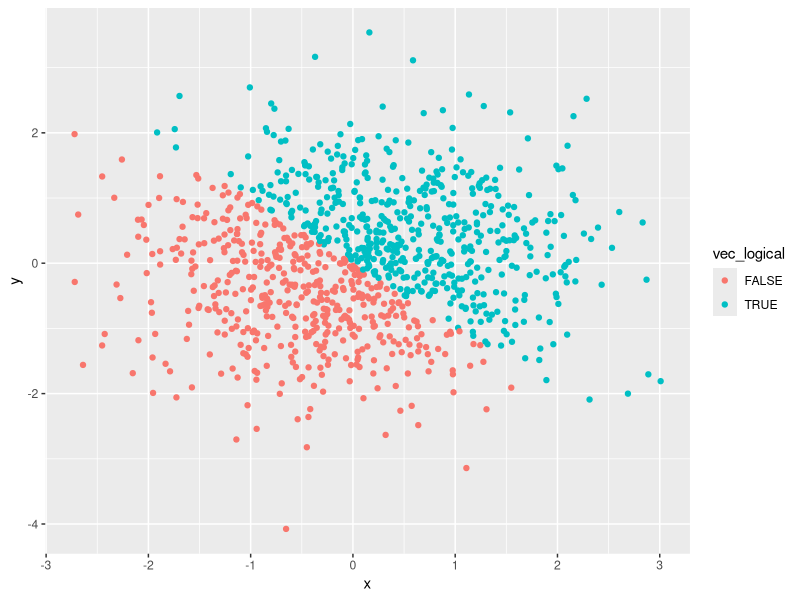
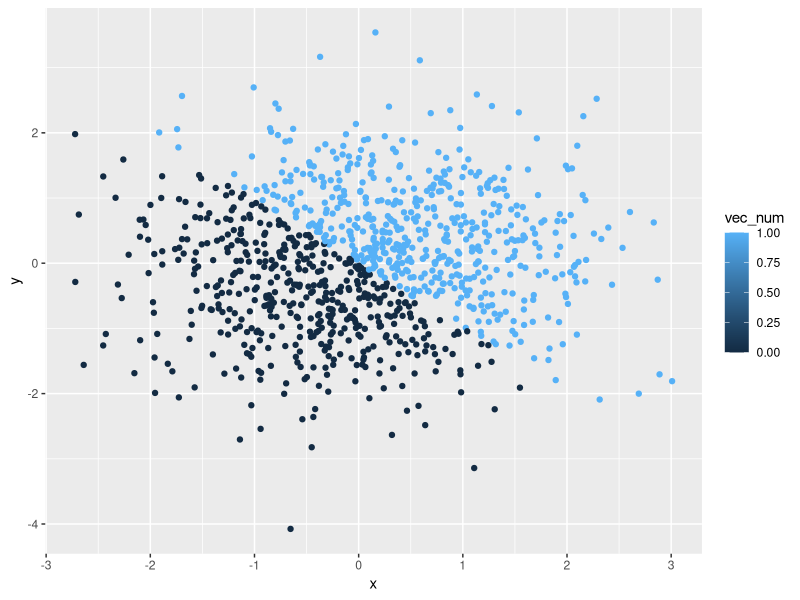
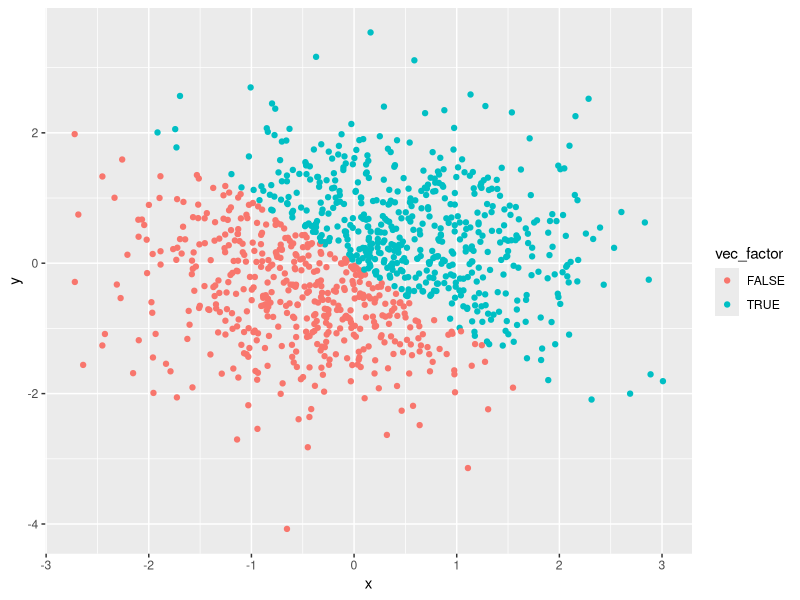
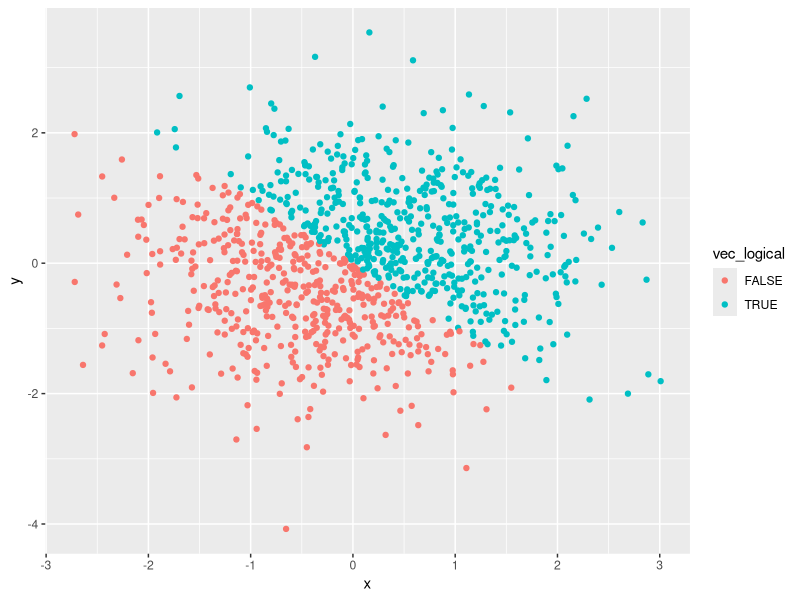

The R script that drew these images, in order:
## ---- chunk 1
library(tidyverse)
## ---- chunk 2
set.seed(1)

problem1_df = tibble(
  vec_unif = runif(n = 10, min = 0, max = 5),
  vec_logical = vec_unif > 2,
  vec_char = c("a","b","c","d","e","f","g","h","i","j"),
  vec_factor = factor(c("right","left","right","right","left","right","right","left","right","left"))
)

problem1_df
## ---- chunk 3
as.numeric(as.factor(problem1_df$vec_char))

as.numeric(as.character(problem1_df$vec_factor))
## ---- chunk 4
set.seed(2)

problem2_df = tibble(
  x = rnorm(n = 1000, mean = 0, sd = 1),
  y = rnorm(n = 1000, mean = 0, sd = 1),
  vec_logical = x + y > 0,
  vec_num = as.numeric(vec_logical),
  vec_factor = as.factor(vec_logical)
)
## ---- chunk 5
ggplot(problem2_df, aes(x = x, y = y, color = vec_logical)) + geom_point()

ggsave("scatterplot_logical.png")

ggplot(problem2_df, aes(x = x, y = y, color = vec_num)) + geom_point()

ggplot(problem2_df, aes(x = x, y = y, color = vec_factor)) + geom_point()
